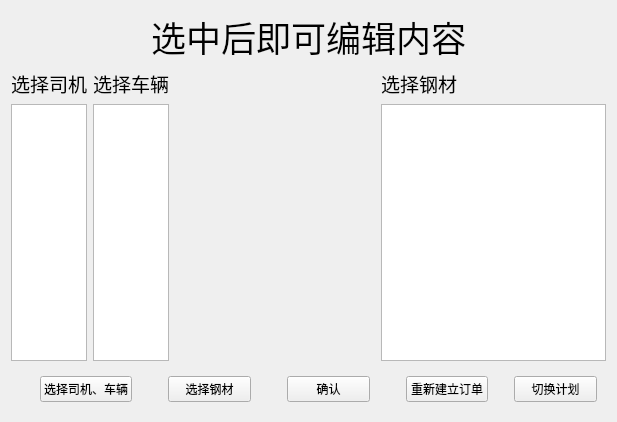
<?xml version="1.0" encoding="UTF-8"?>
<ui version="4.0">
 <class>NewOrder</class>
 <widget class="QWidget" name="NewOrder">
  <property name="geometry">
   <rect>
    <x>0</x>
    <y>0</y>
    <width>617</width>
    <height>422</height>
   </rect>
  </property>
  <property name="sizePolicy">
   <sizepolicy hsizetype="Expanding" vsizetype="Expanding">
    <horstretch>0</horstretch>
    <verstretch>0</verstretch>
   </sizepolicy>
  </property>
  <property name="windowTitle">
   <string>Form</string>
  </property>
  <layout class="QGridLayout" name="gridLayout">
   <item row="1" column="0">
    <layout class="QHBoxLayout" name="horizontalLayout">
     <item>
      <layout class="QVBoxLayout" name="verticalLayout">
       <item>
        <widget class="QLabel" name="driverLabel">
         <property name="text">
          <string>&lt;html&gt;&lt;head/&gt;&lt;body&gt;&lt;p&gt;&lt;span style=&quot; font-size:14pt;&quot;&gt;选择司机&lt;/span&gt;&lt;/p&gt;&lt;/body&gt;&lt;/html&gt;</string>
         </property>
        </widget>
       </item>
       <item>
        <widget class="QTableView" name="driverTableView">
         <property name="minimumSize">
          <size>
           <width>50</width>
           <height>0</height>
          </size>
         </property>
         <property name="maximumSize">
          <size>
           <width>100</width>
           <height>1654752</height>
          </size>
         </property>
        </widget>
       </item>
      </layout>
     </item>
     <item>
      <layout class="QVBoxLayout" name="verticalLayout_2">
       <item>
        <widget class="QLabel" name="truckLabel">
         <property name="text">
          <string>&lt;html&gt;&lt;head/&gt;&lt;body&gt;&lt;p&gt;&lt;span style=&quot; font-size:14pt;&quot;&gt;选择车辆&lt;/span&gt;&lt;/p&gt;&lt;/body&gt;&lt;/html&gt;</string>
         </property>
        </widget>
       </item>
       <item>
        <widget class="QTableView" name="truckTableView">
         <property name="minimumSize">
          <size>
           <width>0</width>
           <height>80</height>
          </size>
         </property>
         <property name="maximumSize">
          <size>
           <width>100</width>
           <height>16777215</height>
          </size>
         </property>
        </widget>
       </item>
      </layout>
     </item>
     <item>
      <widget class="QLabel" name="pictureLable">
       <property name="minimumSize">
        <size>
         <width>200</width>
         <height>0</height>
        </size>
       </property>
       <property name="text">
        <string/>
       </property>
       <property name="scaledContents">
        <bool>true</bool>
       </property>
      </widget>
     </item>
     <item>
      <layout class="QVBoxLayout" name="verticalLayout_3">
       <item>
        <widget class="QLabel" name="steelLabel">
         <property name="text">
          <string>&lt;html&gt;&lt;head/&gt;&lt;body&gt;&lt;p&gt;&lt;span style=&quot; font-size:14pt;&quot;&gt;选择钢材&lt;/span&gt;&lt;/p&gt;&lt;/body&gt;&lt;/html&gt;</string>
         </property>
        </widget>
       </item>
       <item>
        <widget class="QTableView" name="steelTableView">
         <property name="minimumSize">
          <size>
           <width>200</width>
           <height>0</height>
          </size>
         </property>
        </widget>
       </item>
      </layout>
     </item>
    </layout>
   </item>
   <item row="0" column="0">
    <widget class="QLabel" name="label">
     <property name="text">
      <string>&lt;html&gt;&lt;head/&gt;&lt;body&gt;&lt;p&gt;&lt;span style=&quot; font-size:26pt;&quot;&gt;选中后即可编辑内容&lt;/span&gt;&lt;/p&gt;&lt;/body&gt;&lt;/html&gt;</string>
     </property>
     <property name="alignment">
      <set>Qt::AlignCenter</set>
     </property>
    </widget>
   </item>
   <item row="2" column="0">
    <widget class="QWidget" name="widget" native="true">
     <layout class="QGridLayout" name="gridLayout_2">
      <item row="0" column="3">
       <widget class="QPushButton" name="selectSButton">
        <property name="text">
         <string>选择钢材</string>
        </property>
       </widget>
      </item>
      <item row="0" column="0">
       <spacer name="horizontalSpacer_6">
        <property name="orientation">
         <enum>Qt::Horizontal</enum>
        </property>
        <property name="sizeType">
         <enum>QSizePolicy::Fixed</enum>
        </property>
        <property name="sizeHint" stdset="0">
         <size>
          <width>20</width>
          <height>20</height>
         </size>
        </property>
       </spacer>
      </item>
      <item row="0" column="1">
       <widget class="QPushButton" name="selectDTButton">
        <property name="text">
         <string>选择司机、车辆</string>
        </property>
       </widget>
      </item>
      <item row="0" column="6">
       <spacer name="horizontalSpacer_5">
        <property name="orientation">
         <enum>Qt::Horizontal</enum>
        </property>
        <property name="sizeType">
         <enum>QSizePolicy::Fixed</enum>
        </property>
        <property name="sizeHint" stdset="0">
         <size>
          <width>30</width>
          <height>20</height>
         </size>
        </property>
       </spacer>
      </item>
      <item row="0" column="5">
       <widget class="QPushButton" name="commitButton">
        <property name="text">
         <string>确认</string>
        </property>
       </widget>
      </item>
      <item row="0" column="7">
       <widget class="QPushButton" name="recreateButton">
        <property name="text">
         <string>重新建立订单</string>
        </property>
       </widget>
      </item>
      <item row="0" column="8">
       <spacer name="horizontalSpacer_7">
        <property name="orientation">
         <enum>Qt::Horizontal</enum>
        </property>
        <property name="sizeType">
         <enum>QSizePolicy::Fixed</enum>
        </property>
        <property name="sizeHint" stdset="0">
         <size>
          <width>20</width>
          <height>20</height>
         </size>
        </property>
       </spacer>
      </item>
      <item row="0" column="2">
       <spacer name="horizontalSpacer_3">
        <property name="orientation">
         <enum>Qt::Horizontal</enum>
        </property>
        <property name="sizeType">
         <enum>QSizePolicy::Fixed</enum>
        </property>
        <property name="sizeHint" stdset="0">
         <size>
          <width>30</width>
          <height>20</height>
         </size>
        </property>
       </spacer>
      </item>
      <item row="0" column="4">
       <spacer name="horizontalSpacer_4">
        <property name="orientation">
         <enum>Qt::Horizontal</enum>
        </property>
        <property name="sizeType">
         <enum>QSizePolicy::Fixed</enum>
        </property>
        <property name="sizeHint" stdset="0">
         <size>
          <width>30</width>
          <height>20</height>
         </size>
        </property>
       </spacer>
      </item>
      <item row="0" column="9">
       <widget class="QPushButton" name="planButton">
        <property name="text">
         <string>切换计划</string>
        </property>
       </widget>
      </item>
     </layout>
    </widget>
   </item>
  </layout>
 </widget>
 <resources/>
 <connections/>
</ui>
